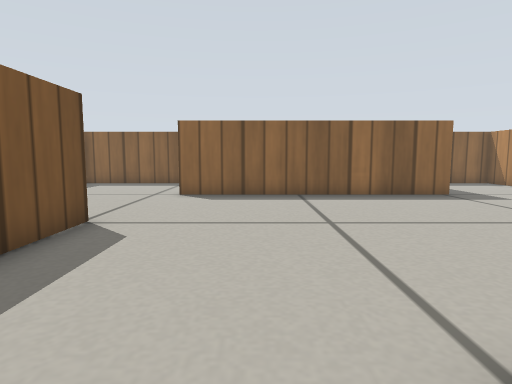
view 1 (above)

16 first-person views from a walk through a world built for the Gazebo simulator. The camera is 0.26 m above the floor, tilts 6° down and sees 75° across. The floor is counted in squares, 0.2 m on a side. Each view is taken from the middle of a square. On the plan, view 1 faces up. The plan holds only what a view shows up to about 14 squares ahead; the rest is blank. Simple patterns stand in for the simulator's built-in surfaces.

view 2
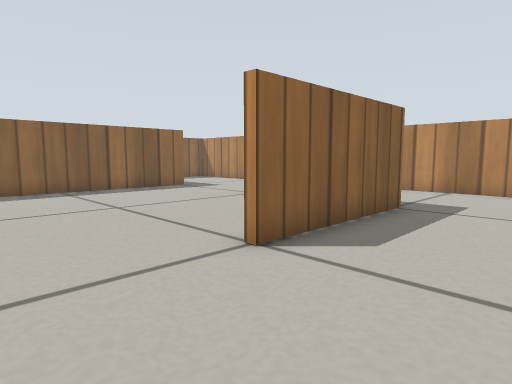

view 3
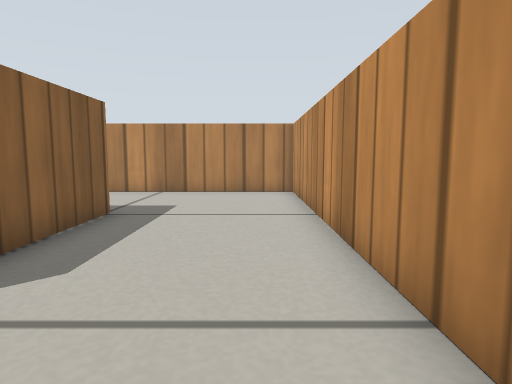

view 4
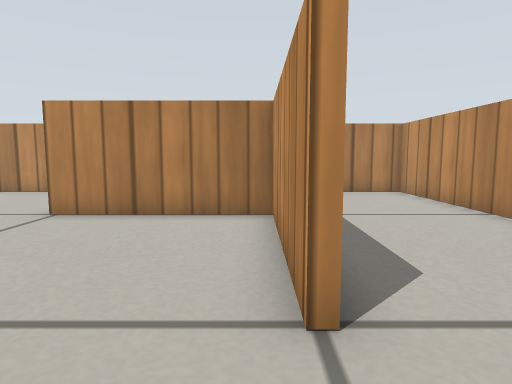

view 5
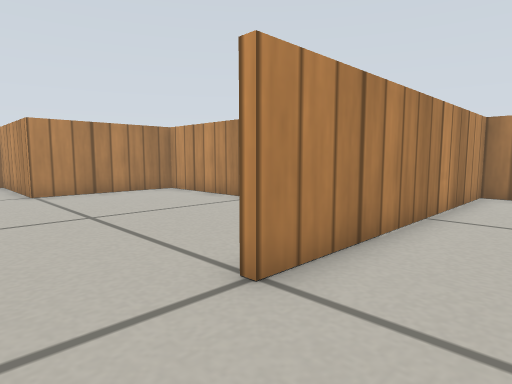

view 6
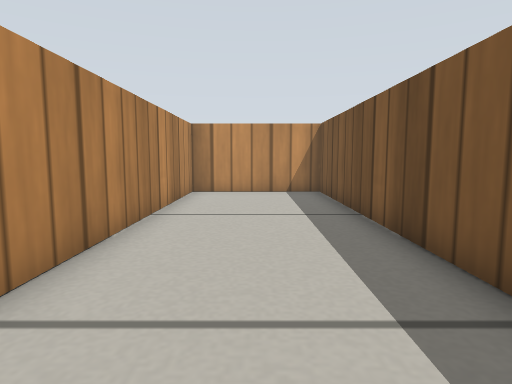

view 7
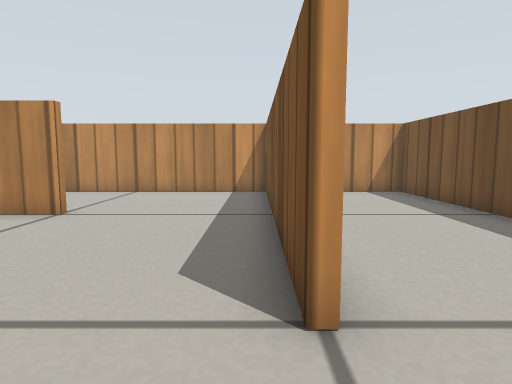

view 8
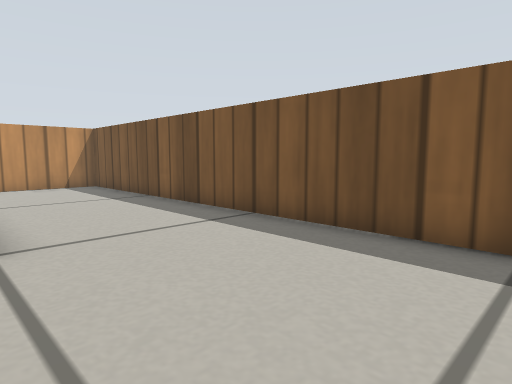

view 9
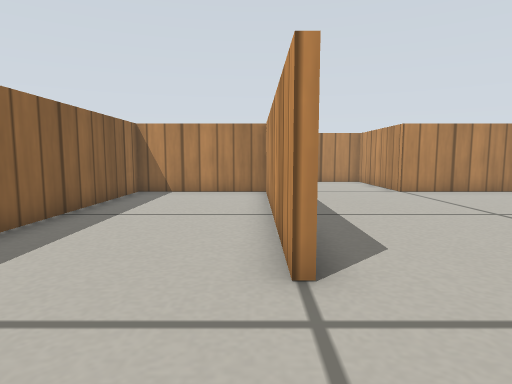

view 10
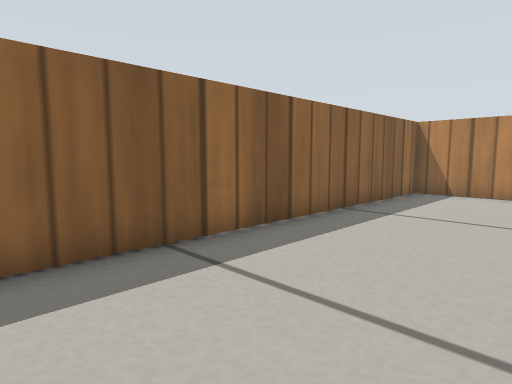

view 11
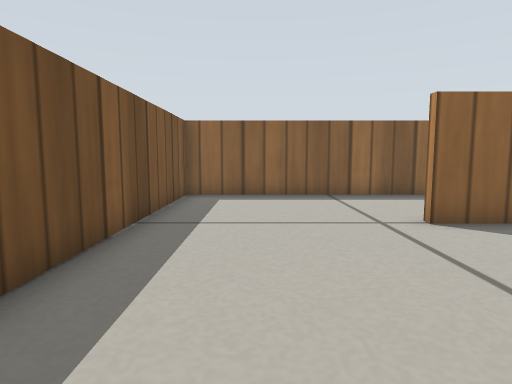

view 12
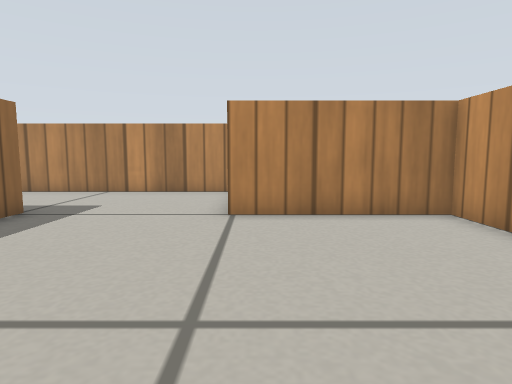

view 13
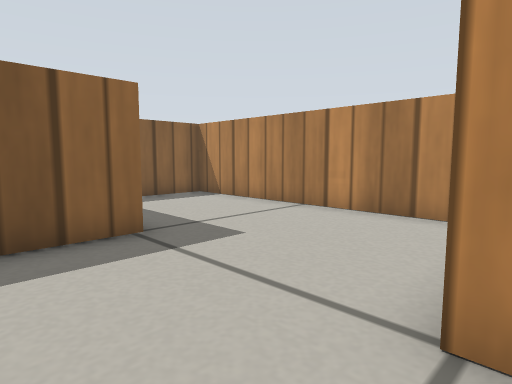

view 14
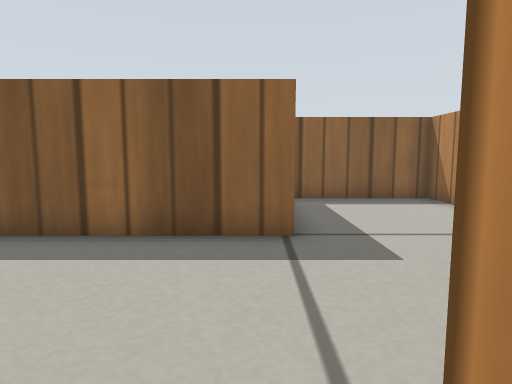

view 15
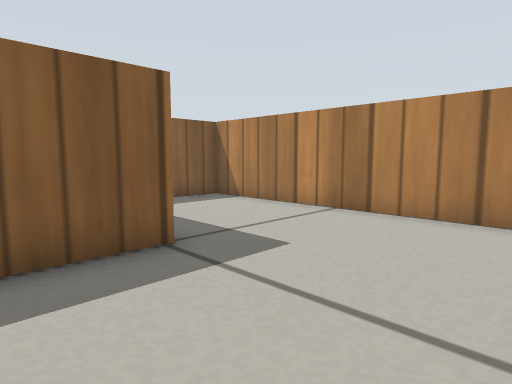

view 16
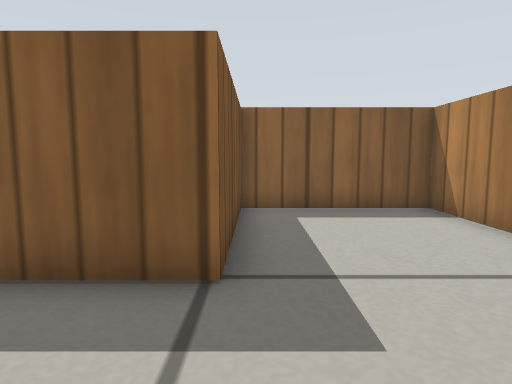

### Floor plan
Points are (right, up) in squares from view 1. A wall is a line through its corners. A room is listed if a view was taken in it or the views show most of it. See-through windows are left out.
Room 1 (views 1, 2, 3, 15, 16)
walls: (-3.4, 1.6) (-3.4, -3.4) (11.4, -3.4) (11.4, 6.4) (6.6, 6.4) (6.6, 1.4) (1.4, 1.4)
ways out: opening at (-0.5, 1) to room 2
Room 2 (views 4, 5, 6, 7, 11, 12, 13, 14)
walls: (-3.4, 6.6) (-3.4, 1.6); (1.2, 1.6) (6.4, 1.6) (6.4, 6.6) (7.4, 6.6); (-8.4, 11.4) (-8.4, -3.4) (-3.6, -3.4) (-3.6, 6.6); (6.8, 11.4) (-2.6, 11.4)
ways out: opening at (-0.5, 1) to room 1; opening at (-5.5, 11) to room 3; opening at (7, 8.5) to room 4
Room 3 (views 8, 9, 10)
walls: (-2.6, 11.6) (6.4, 11.6) (6.4, 16.4) (-8.4, 16.4) (-8.4, 11.4)
ways out: opening at (-5.5, 11) to room 2
Room 4 (no view inside)
walls: (7.4, 6.6) (11.4, 6.6) (11.4, 16.4) (7.1, 16.4)
ways out: opening at (7, 8.5) to room 2

Where each view was taken, in squares from view 1:
view 1: 0 up, 0 right, facing up
view 2: 2 down, 2 left, facing up-right
view 3: 2 down, 1 left, facing right
view 4: 2 up, 1 left, facing right
view 5: 9 up, 6 left, facing down-right
view 6: 9 up, 6 left, facing down
view 7: 9 up, 3 left, facing down
view 8: 12 up, 3 left, facing down-left
view 9: 12 up, 6 left, facing right
view 10: 12 up, 6 left, facing up-right
view 11: 5 up, 6 left, facing up
view 12: 6 up, 1 left, facing right
view 13: 6 up, 4 right, facing up-right
view 14: 6 up, 6 right, facing up
view 15: 3 down, 4 right, facing up-right
view 16: 2 down, 7 right, facing up
